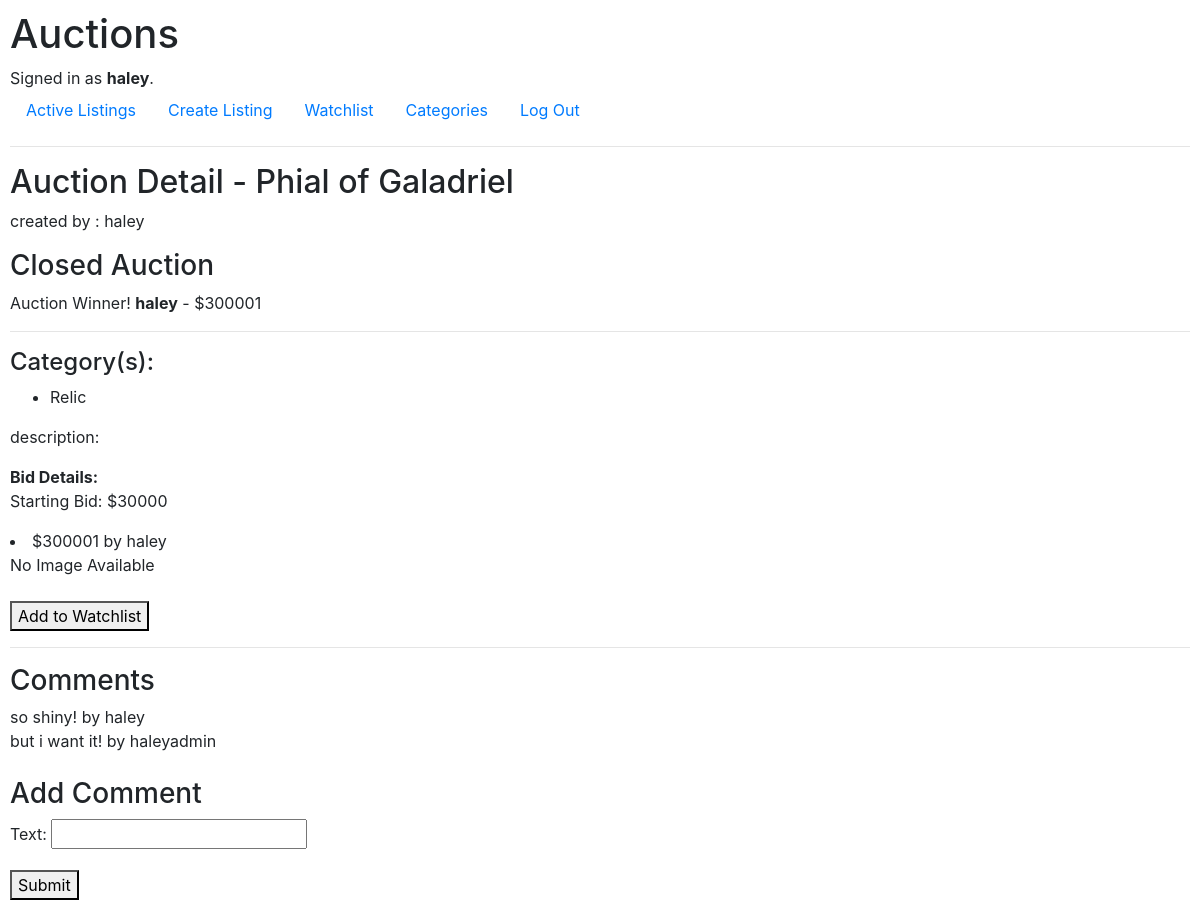
/detail/2/ (signed in), run on the app's committed database.
### auctions/models.py (models this page shows, shortened)
class User(AbstractUser):
    pass

class Auction(models.Model):
    title = models.CharField(max_length=255)
    description = models.CharField(max_length=255)
    start_bid = models.IntegerField(null=True)
    image_url = models.CharField(max_length=255,blank=True, null=True)
    category = models.ManyToManyField(Category,related_name='categories')
    isActive = models.BooleanField(default=True)
    created_by = models.ForeignKey(User, on_delete=models.CASCADE)

class Bid(models.Model):
    bid = models.IntegerField(default=0)
    auction = models.ForeignKey(Auction,on_delete=models.CASCADE,related_name='auction')
    bid_user = models.ForeignKey(User, on_delete=models.CASCADE)

class Category(models.Model):
    name = models.CharField(max_length=50)
    class Meta:
        verbose_name_plural= "Categories"

class Comment(models.Model):
    text = models.CharField(max_length=255)
    auction = models.ForeignKey(Auction,on_delete=models.CASCADE,related_name='comments',null=True)
    created_by = models.ForeignKey(User,on_delete=models.CASCADE)

### auctions/views.py (the view)
# urls.py: path("detail/<int:id>/", views.detail, name="detail"),
@login_required
def detail(request, id):
    user = request.user.id
    listing_creator = request.user
    auctions = Auction.objects.get(id=id)
    watchlist, created = Watchlist.objects.get_or_create(user=request.user)
    comments = Comment.objects.filter(auction=auctions)
    categories = Category.objects.filter(categories=id)
    bid = Bid.objects.filter(auction=auctions)
    highest_bid = Bid.objects.values('auction_id').annotate(max_value=Max('bid'))
    winning_bid_user = Bid.objects.filter(auction_id=id).order_by('-bid').first()
    if request.method == "POST":
        commentform = AddComment(request.POST)
        bidform = BidForm(request.POST)
        if commentform.is_valid():
            commentform = commentform.save(commit=False)
            commentform.auction = Auction.objects.get(id=id)
            commentform.created_by = User.objects.get(username=request.user)
            commentform.save()
            return HttpResponseRedirect('/detail/' + str(id))
        else:
            form = AddComment()
        if bidform.is_valid():
            bid = bidform.save(commit=False)
            bid.auction = Auction.objects.get(id=id)
            bid.bid_user = User.objects.get(username=request.user)
            entered_bid = bidform.cleaned_data['bid']
            last_bid = 0
            for max in highest_bid:
                if max['auction_id'] == auctions.id:
                    last_bid = max['max_value']
            if bid.auction.start_bid and last_bid:
                if entered_bid > last_bid:
                    bid.save()
                else:
                    messages.error(request, "Bid must be higher than previous bid")
            elif bid.auction.start_bid:
                if entered_bid > bid.auction.start_bid:
                    bid.save()
                else:
                    messages.error(request, "Bid must be higher than previous bid")
            return HttpResponseRedirect('/detail/' + str(id))
        else:
            bidform = BidForm()
        if request.method == "POST":
            auctions.isActive = False
            auctions.save()
            return HttpResponseRedirect('/')
    else:
        user = None
    return render(request, 'auctions/detail.html', {
        "commentform": AddComment(),
        "listing_creator":listing_creator,
        "auctions":auctions,
        "watchlist":watchlist,
        "categories":categories,
        "comments":comments,
        "bid": bid,
        "winning_bid_user":winning_bid_user,
        "bidform": BidForm(),
    })

### auctions/views.py
class AddComment(forms.ModelForm):
    class Meta:
        model = Comment
        fields = ['text']

class BidForm(forms.ModelForm):
    class Meta:
        model = Bid
        fields = ['bid']

### auctions/templates/auctions/detail.html (shortened to what this page needs)
{% extends "auctions/layout.html" %} {% block body %}
<h2>Auction Detail - {{auctions.title}}</h2>
<p> created by : {{auctions.created_by}}</p>
  {% if not auctions.isActive %}
  <h3> Closed Auction</h3>
      <p> Auction Winner! <strong>{{winning_bid_user.bid_user}}</strong> - ${{winning_bid_user.bid}}</p>
      <hr>
  {% endif %}
<h4>Category(s):</h4>
  {% if categories %}
    {% for category in categories %}
    <ul>
      <li>{{category.name}}</li>
    </ul>
    {% endfor %}
  {% endif %}
<p>description: {{ auction.description }}</p>
<strong>Bid Details:</strong>
<p>Starting Bid: ${{auctions.start_bid}}</p>
{% for bid in bid %}
  <li> ${{bid.bid}} by {{bid.bid_user}} </li>
  {% endfor %}
<div class="listing-image">
  {% if auctions.image_url %}
  <img src="{{auctions.image_url}}" width="500" />
  {% else %} No Image Available {% endif %}
</div>
<br />
<form action="{% url 'edit_watchlist' auctions.id %}" method="post">
  {% if auctions in request.user.watchlist.auctions.all %}
        <button type="submit">Remove from Watchlist</button>
  {% else %}
      <button type="submit">Add to Watchlist</button>
  {% endif %}
</form>
<hr />
<h3>Comments</h3>
{% if comments %}
  {% for comment in comments %}
    {{ comment.text }} by {{comment.created_by}}
<br />
{% endfor %}
 {% else %}
    No Comments
 {% endif %}
<br />
<h3>Add Comment</h3>
<form method="post">
  {% csrf_token %} {{ commentform.as_p }}
  <button type="submit">Submit</button>
</form>
{% endblock %}

### auctions/templates/auctions/layout.html (shortened to what this page needs)
{% load static %}
<!DOCTYPE html>
<html lang="en">
    <head>
        <link rel="stylesheet" href="https://stackpath.bootstrapcdn.com/bootstrap/4.4.1/css/bootstrap.min.css">
        <link href="{% static 'auctions/styles.css' %}" rel="stylesheet">
    </head>
    <body>
        <h1>Auctions</h1>
        <div>
            {% if user.is_authenticated %}
                Signed in as <strong>{{ user.username }}</strong>.
            {% else %}
                Not signed in.
            {% endif %}
        </div>
        <ul class="nav">
            {% if user.is_authenticated %}
            <li class="nav-item">
                <a class="nav-link" href="{% url 'index' %}">Active Listings</a>
            </li>
            <li class="nav-item">
                <a class="nav-link" href="{% url 'add_auction' %}">Create Listing</a>
            </li>
            <li class="nav-item">
                <a class="nav-link" href="{% url 'watchlist' %}">Watchlist</a>
            </li>
            <li class="nav-item">
                <a class="nav-link" href="{% url 'categories' %}">Categories</a>
            </li>
            <li class="nav-item">
                <a class="nav-link" href="{% url 'logout' %}">Log Out</a>
            </li>
            {% endif %}
        </ul>
        <hr>
        {% block body %}
        {% endblock %}
    </body>
</html>

### auctions/static/auctions/styles.css (style rules this page uses)
body { padding: 10px; }

### data on the page
User: username "haley"
Auction: title "Phial of Galadriel", created_by "haley", start_bid "30000"
Bid: bid_user "haley", bid "300001"
Category: name "Relic"
Comment: text "so shiny!", created_by "haley"
Comment: text "but i want it!", created_by "haleyadmin"
